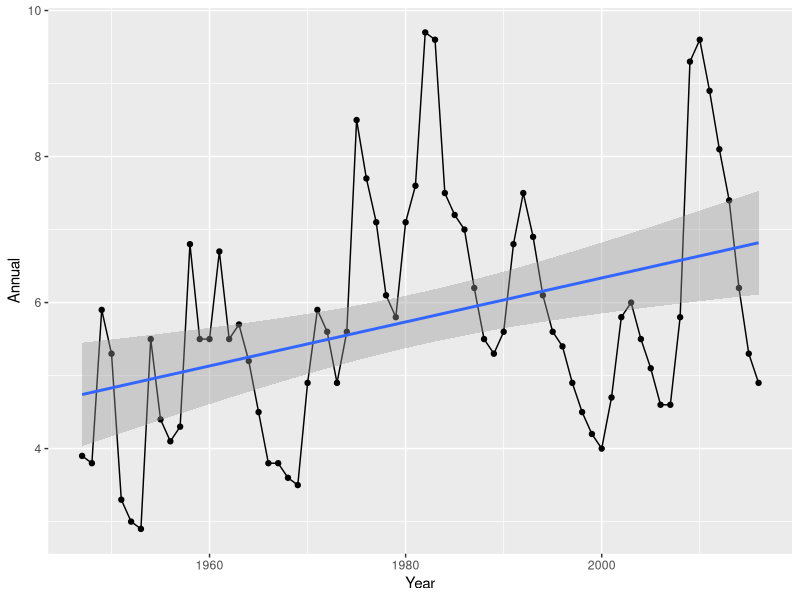

The R script that drew this image:
## ---- chunk 1
knitr::opts_chunk$set(tidy = FALSE,
                      echo = TRUE,
                      message = TRUE,
                      warning = FALSE)
## ---- chunk 2
library(knitr)
library(readxl)
library(tidyverse)
## ---- chunk 3
  bls <- read_excel("staadata.xlsx")
  bls <- bls[8:nrow(bls),c(2,3,10)]
  colnames(bls)<- c("State","Year", "Rate")
  bls$Rate <- as.numeric(bls$Rate)
  unemp <- read_excel("SeriesReport-20170125193553_b114a0.xlsx", skip=10, col_names=TRUE)
## ---- chunk 4
unemp <- mutate(unemp, Year=as.Date(sprintf("%d-01-01", as.integer(Year))))

ggplot(unemp, aes(Year, Annual)) +
  geom_line(aes(group=1)) +
  geom_point() +
  stat_smooth(method = lm)
  scale_x_date(date_breaks="10 years", date_labels="%Y") 
## ---- chunk 5
lut <- c("1" = "1976-1985", "2" = "1986-1995", "3" ="1996-2005", "4" = "2006-2015" )  

bls10 <- mutate(bls,Decade=as.character(ntile(Year,4)))
bls10$Decade <- lut[bls10$Decade]

NJbls10 <- filter(bls10, State == "New Jersey")%>%
    group_by(Decade)%>%
    summarise(mean(Rate))
NJbls10

## ---- chunk 6
WYbls10 <- filter(bls10, State == "Wyoming")%>%
  group_by(Decade)%>%
  summarise(mean(Rate)) 

NJWYbls10 <- filter(bls10, State == "New Jersey"|State == "Wyoming")%>%
  group_by(Decade, State)%>%
  summarise(Mean = mean(Rate))

spread(NJWYbls10, State, Mean)%>%
  mutate(Difference =  `New Jersey`- Wyoming )
## ---- chunk 7
  bls15 <- filter(bls, Year == "2015")
  bls15[order(bls15$Rate),] %>%
  head()
## ---- chunk 8
  bls08 <- filter(bls, Year == "2008")
  bls08[order(bls08$Rate),] %>%
  head()
